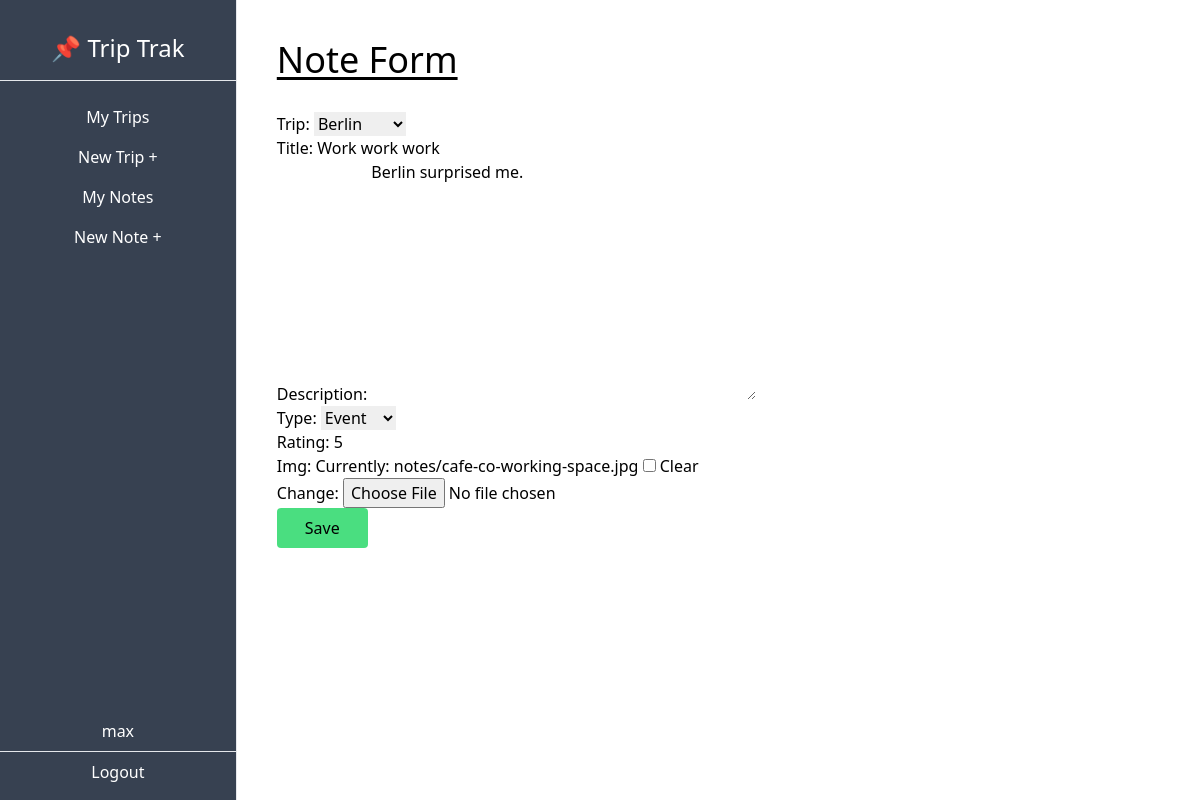
/dashboard/note/3/update/ (signed in), run on the app's committed database.
### trips/models.py (models this page shows, shortened)
class Note(models.Model):
    TRIP_TYPES = (
        ('event', 'Event'),
        ('retreat', 'Retreat'),
        ('family', 'Family'),
    )
    trip = models.ForeignKey(Trip, on_delete=models.CASCADE, related_name='notes')
    title = models.CharField(max_length=100)
    description = models.TextField()
    type = models.CharField(max_length=10, choices=TRIP_TYPES)
    rating = models.PositiveSmallIntegerField(default=1, validators=[MaxValueValidator(5)])
    img = models.ImageField(upload_to='notes', blank=True, null=True)

### trips/views.py (the view)
# urls.py: path('dashboard/note/<int:pk>/update/', views.NoteUpdateView.as_view(), name='note-update'),
class NoteUpdateView(UpdateView):
    model = Note
    fields = '__all__'
    success_url = reverse_lazy('note-list')
    def get_form(self):
        form = super().get_form()
        form.fields['trip'].queryset = Trip.objects.filter(owner=self.request.user)
        return form

### trips/models.py (called while the page is built)
    def __str__(self):
        return self.city

### trips/templates/trips/note_form.html (shortened to what this page needs)
{% extends "trips/_base.html" %}
{% load tailwind_filters %}
{% block content %}
<h1 class="text-4xl underline underline-offset-4 mb-8">Note Form</h1>
<form action="" method="POST" enctype="multipart/form-data">
    {{ form|crispy }}
    <input type="submit" value="Save" class="bg-green-400 px-7 py-2 rounded hover:cursor-pointer hover:bg-green-300">
</form>
{% endblock content %}

### trips/templates/trips/_base.html (shortened to what this page needs)
<!DOCTYPE html>
<html lang="en">
    <head>
        <script src="https://cdn.tailwindcss.com"></script>
      </head>
<body>
    <div class="flex-col md:flex-row flex h-screen">
        <div class="md:h-screen bg-gray-700 text-white w-full md:w-1/4 md:max-w-xs py-2 md:pt-8 md:pb-2 flex flex-col items-center justify-start border-r">
            <div class="border-b w-full text-center pb-4 text-2xl">
                <h1>📌 Trip Trak</h1>
            </div>
            <div class="pt-4 w-full text-center">
                <ul class="flex md:flex-col justify-around px-2 md:px-0 pb-2 md:pb-0">
                    <a href="{% url 'trip-list' %}">
                        <li class="py-2 px-3 md:px-0 hover:bg-gray-600 hover:cursor-pointer">My Trips</li>
                    </a>
                    <a href="{% url 'trip-create' %}">
                        <li class="py-2 px-3 md:px-0 hover:bg-gray-600 hover:cursor-pointer">New Trip +</li>
                    </a>
                    <a href="{% url 'note-list' %}">
                        <li class="py-2 px-3 md:px-0 hover:bg-gray-600 hover:cursor-pointer">My Notes</li>
                    </a>
                    <a href="{% url 'note-create' %}">
                    <li class="py-2 px-3 md:px-0 hover:bg-gray-600 hover:cursor-pointer">New Note +</li>
                    </a>
                </ul>
            </div>
            <div class="mt-auto w-full text-center flex md:flex-col justify-evenly py-2 md:pt-0">
                <p class="">{{user.username}}</p>
                <hr class="my-2">
                <p>
                    <form action="{% url 'logout' %}" method="post">
                        <input type="submit" value="Logout" class="hover:bg-gray-600 hover:cursor-pointer">
                    </form>
                </p>
            </div>
        </div>
        <div class="w-full md:w-full p-10 overflow-auto">
            {% block content %}
            {% endblock content %}
        </div>
    </div>
</body>
</html>

### data on the page
Note: trip "Berlin", title "Work work work", description "Berlin surprised me.", type "Event", rating "5"

### other printed values
{{ user.username }} "max"
